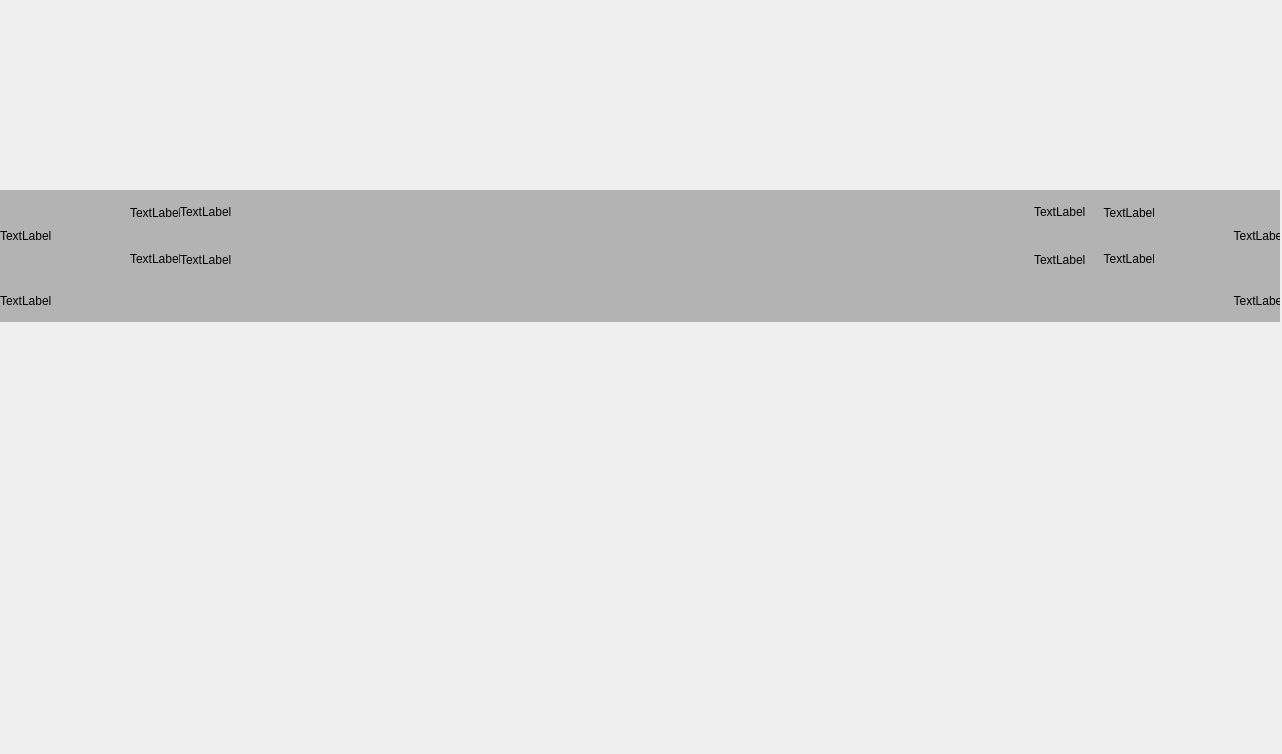
<?xml version="1.0" encoding="UTF-8"?>
<ui version="4.0">
 <class>Form</class>
 <widget class="QWidget" name="Form">
  <property name="geometry">
   <rect>
    <x>0</x>
    <y>0</y>
    <width>1282</width>
    <height>754</height>
   </rect>
  </property>
  <property name="windowTitle">
   <string>Form</string>
  </property>
  <widget class="QWidget" name="BlueChamploc" native="true">
   <property name="geometry">
    <rect>
     <x>0</x>
     <y>190</y>
     <width>256</width>
     <height>132</height>
    </rect>
   </property>
   <property name="styleSheet">
    <string notr="true">background-color: rgb(179, 179, 179);
border: none;</string>
   </property>
   <widget class="QWidget" name="verticalLayoutWidget">
    <property name="geometry">
     <rect>
      <x>0</x>
      <y>0</y>
      <width>131</width>
      <height>91</height>
     </rect>
    </property>
    <layout class="QVBoxLayout" name="PictureBox">
     <property name="spacing">
      <number>0</number>
     </property>
     <item>
      <widget class="QLabel" name="IPicture">
       <property name="text">
        <string>TextLabel</string>
       </property>
      </widget>
     </item>
    </layout>
   </widget>
   <widget class="QWidget" name="horizontalLayoutWidget_2">
    <property name="geometry">
     <rect>
      <x>0</x>
      <y>90</y>
      <width>261</width>
      <height>41</height>
     </rect>
    </property>
    <layout class="QHBoxLayout" name="InfoBox">
     <item>
      <widget class="QLabel" name="IInfo">
       <property name="text">
        <string>TextLabel</string>
       </property>
      </widget>
     </item>
    </layout>
   </widget>
   <widget class="QWidget" name="verticalLayoutWidget_2">
    <property name="geometry">
     <rect>
      <x>130</x>
      <y>0</y>
      <width>61</width>
      <height>91</height>
     </rect>
    </property>
    <layout class="QVBoxLayout" name="SpellBox">
     <property name="spacing">
      <number>0</number>
     </property>
     <property name="topMargin">
      <number>0</number>
     </property>
     <item>
      <widget class="QLabel" name="spellDloc">
       <property name="text">
        <string>TextLabel</string>
       </property>
       <property name="alignment">
        <set>Qt::AlignLeading|Qt::AlignLeft|Qt::AlignVCenter</set>
       </property>
      </widget>
     </item>
     <item>
      <widget class="QLabel" name="spellFloc">
       <property name="text">
        <string>TextLabel</string>
       </property>
       <property name="alignment">
        <set>Qt::AlignLeading|Qt::AlignLeft|Qt::AlignVCenter</set>
       </property>
      </widget>
     </item>
    </layout>
   </widget>
   <widget class="QWidget" name="verticalLayoutWidget_3">
    <property name="geometry">
     <rect>
      <x>180</x>
      <y>0</y>
      <width>71</width>
      <height>91</height>
     </rect>
    </property>
    <layout class="QVBoxLayout" name="verticalLayout">
     <item>
      <widget class="QLabel" name="nickname">
       <property name="text">
        <string>TextLabel</string>
       </property>
      </widget>
     </item>
     <item>
      <widget class="QLabel" name="KDA">
       <property name="text">
        <string>TextLabel</string>
       </property>
      </widget>
     </item>
    </layout>
   </widget>
  </widget>
  <widget class="QWidget" name="BlueRuneloc" native="true">
   <property name="geometry">
    <rect>
     <x>256</x>
     <y>190</y>
     <width>276</width>
     <height>132</height>
    </rect>
   </property>
   <property name="styleSheet">
    <string notr="true">background-color: rgb(179, 179, 179);
border: none;</string>
   </property>
  </widget>
  <widget class="QWidget" name="Lane" native="true">
   <property name="geometry">
    <rect>
     <x>532</x>
     <y>190</y>
     <width>216</width>
     <height>132</height>
    </rect>
   </property>
   <property name="styleSheet">
    <string notr="true">background-color: rgb(179, 179, 179);
border: none;</string>
   </property>
  </widget>
  <widget class="QWidget" name="RedRuneloc" native="true">
   <property name="geometry">
    <rect>
     <x>748</x>
     <y>190</y>
     <width>276</width>
     <height>132</height>
    </rect>
   </property>
   <property name="styleSheet">
    <string notr="true">background-color: rgb(179, 179, 179);
border: none;</string>
   </property>
  </widget>
  <widget class="QWidget" name="RedChamploc" native="true">
   <property name="geometry">
    <rect>
     <x>1024</x>
     <y>190</y>
     <width>256</width>
     <height>132</height>
    </rect>
   </property>
   <property name="styleSheet">
    <string notr="true">background-color: rgb(179, 179, 179);
border: none;</string>
   </property>
   <widget class="QWidget" name="horizontalLayoutWidget_3">
    <property name="geometry">
     <rect>
      <x>10</x>
      <y>90</y>
      <width>251</width>
      <height>41</height>
     </rect>
    </property>
    <layout class="QHBoxLayout" name="InfoBox_2">
     <item>
      <widget class="QLabel" name="IInfo_2">
       <property name="text">
        <string>TextLabel</string>
       </property>
       <property name="alignment">
        <set>Qt::AlignRight|Qt::AlignTrailing|Qt::AlignVCenter</set>
       </property>
      </widget>
     </item>
    </layout>
   </widget>
   <widget class="QWidget" name="verticalLayoutWidget_5">
    <property name="geometry">
     <rect>
      <x>70</x>
      <y>0</y>
      <width>61</width>
      <height>91</height>
     </rect>
    </property>
    <layout class="QVBoxLayout" name="SpellBox_2">
     <property name="spacing">
      <number>0</number>
     </property>
     <property name="topMargin">
      <number>0</number>
     </property>
     <item>
      <widget class="QLabel" name="spellDloc_2">
       <property name="text">
        <string>TextLabel</string>
       </property>
       <property name="alignment">
        <set>Qt::AlignRight|Qt::AlignTrailing|Qt::AlignVCenter</set>
       </property>
      </widget>
     </item>
     <item>
      <widget class="QLabel" name="spellFloc_2">
       <property name="text">
        <string>TextLabel</string>
       </property>
       <property name="alignment">
        <set>Qt::AlignRight|Qt::AlignTrailing|Qt::AlignVCenter</set>
       </property>
      </widget>
     </item>
    </layout>
   </widget>
   <widget class="QWidget" name="verticalLayoutWidget_6">
    <property name="geometry">
     <rect>
      <x>10</x>
      <y>0</y>
      <width>61</width>
      <height>91</height>
     </rect>
    </property>
    <layout class="QVBoxLayout" name="verticalLayout_2">
     <item>
      <widget class="QLabel" name="nickname_2">
       <property name="text">
        <string>TextLabel</string>
       </property>
      </widget>
     </item>
     <item>
      <widget class="QLabel" name="KDA_2">
       <property name="text">
        <string>TextLabel</string>
       </property>
      </widget>
     </item>
    </layout>
   </widget>
   <widget class="QWidget" name="verticalLayoutWidget_4">
    <property name="geometry">
     <rect>
      <x>130</x>
      <y>0</y>
      <width>131</width>
      <height>91</height>
     </rect>
    </property>
    <layout class="QVBoxLayout" name="PictureBox_2">
     <property name="spacing">
      <number>0</number>
     </property>
     <item>
      <widget class="QLabel" name="IPicture_2">
       <property name="text">
        <string>TextLabel</string>
       </property>
       <property name="alignment">
        <set>Qt::AlignRight|Qt::AlignTrailing|Qt::AlignVCenter</set>
       </property>
      </widget>
     </item>
    </layout>
   </widget>
  </widget>
 </widget>
 <resources/>
 <connections/>
</ui>
